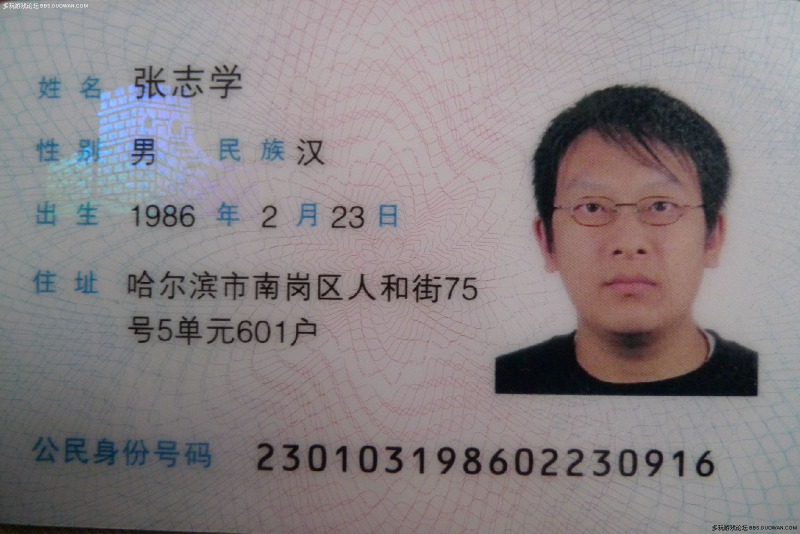
#> input picture tools/idcardocr/test.jpg, 1600 x 1067 px, given in place of idcard_mask.jpg, which was not available (shown at 1/2 size)
$ python idcard_recognize.py   (older library calls are emulated)
#> lines starting #> are read from the running program, lines starting #| are printed output that depends on the picture; pictures that were not available may be replaced by others from this repository, and a replacement may not be noted
### tools/idcardocr/findidcard.py
# -*- coding: utf-8 -*-
import numpy as np
import cv2, time
import idcardocr
from matplotlib import pyplot as plt

class findidcard:
    def __init__(self):
        pass

    #img1为身份证模板, img2为需要识别的图像
    def find(self, img2_name):
        print(u'进入身份证模版匹配流程...')
        img1_name = 'idcard_mask.jpg'
        MIN_MATCH_COUNT = 10
        img1 = cv2.UMat(cv2.imread(img1_name, 0)) # queryImage in Gray
        img1 = self.img_resize(img1, 640)
        # self.showimg(img1)
        #img1 = idocr.hist_equal(img1)
        img2 = cv2.UMat(cv2.imread(img2_name, 0))  # trainImage in Gray
        # print(img2.get().shape)
        img2 = self.img_resize(img2, 1920)
        #img2 = idocr.hist_equal(img2)
        img_org = cv2.UMat(cv2.imread(img2_name))
        img_org = self.img_resize(img_org, 1920)
        #  Initiate SIFT detector
        t1 = round(time.time() * 1000)

        sift = cv2.xfeatures2d.SIFT_create()
        # find the keypoints and descriptors with SIFT
        kp1, des1 = sift.detectAndCompute(img1,None)
        kp2, des2 = sift.detectAndCompute(img2,None)

        FLANN_INDEX_KDTREE = 0
        index_params = dict(algorithm = FLANN_INDEX_KDTREE, trees = 5)
        search_params = dict(checks = 10)

        flann = cv2.FlannBasedMatcher(index_params, search_params)
        matches = flann.knnMatch(des1,des2,k=2)

        # store all the good matches as per Lowe's ratio test.
        #两个最佳匹配之间距离需要大于ratio 0.7,距离过于相似可能是噪声点
        good = []
        for m,n in matches:
            if m.distance < 0.7*n.distance:
                good.append(m)
        #reshape为(x,y)数组
        if len(good)>MIN_MATCH_COUNT:
            src_pts = np.float32([ kp1[m.queryIdx].pt for m in good ]).reshape(-1,1,2)
            dst_pts = np.float32([ kp2[m.trainIdx].pt for m in good ]).reshape(-1,1,2)
            #用HomoGraphy计算图像与图像之间映射关系, M为转换矩阵
            M, mask = cv2.findHomography(src_pts, dst_pts, cv2.RANSAC,5.0)
            matchesMask = mask.ravel().tolist()
            #使用转换矩阵M计算出img1在img2的对应形状
            h,w = cv2.UMat.get(img1).shape
            M_r=np.linalg.inv(M)
            im_r = cv2.warpPerspective(img_org, M_r, (w,h))
            # self.showimg(im_r)
        else:
            print("Not enough matches are found - %d/%d" % (len(good),MIN_MATCH_COUNT))
            matchesMask = None

        # [6 lines of commented-out code are left out]
        t2 = round(time.time() * 1000)
        print(u'查找身份证耗时:%s' % (t2 - t1))
        return im_r


    # [5 lines left out: function showimg, not called in this run]

    def img_resize(self, imggray, dwidth):
        # print 'dwidth:%s' % dwidth
        crop = imggray
        size = crop.get().shape
        height = size[0]
        width = size[1]
        height = height * dwidth / width
        crop = cv2.resize(src=crop, dsize=(dwidth, int(height)), interpolation=cv2.INTER_CUBIC)
        return crop

# [3 lines that do not run on import are left out]
    #idfind.showimg(result)

### tools/idcardocr/idcardocr.py
# -*- coding: utf-8 -*-
from PIL import Image
import pytesseract
import cv2
import numpy as np
import re
from multiprocessing import Pool, Queue, Lock, Process, freeze_support
import time

#pytesseract.pytesseract.tesseract_cmd = 'C:\\Program Files (x86)\\Tesseract-OCR\\tesseract.exe'
x = 1280.00 / 3840.00
pixel_x = int(x * 3840)
print(x, pixel_x)

#mode0:识别姓名，出生日期，身份证号； mode1：识别所有信息
def idcardocr(imgname, mode=1):
        print(u'进入身份证光学识别流程...')
        if mode==1:
            # generate_mask(x)
            img_data_gray, img_org = img_resize_gray(imgname)
            result_dict = dict()
            name_pic = find_name(img_data_gray, img_org)
            # showimg(name_pic)
            # print 'name'
            result_dict['name'] = get_name(name_pic)
            # print result_dict['name']

            sex_pic = find_sex(img_data_gray, img_org)
            # showimg(sex_pic)
            # print 'sex'
            result_dict['sex'] = get_sex(sex_pic)
            # print result_dict['sex']

            nation_pic = find_nation(img_data_gray, img_org)
            # showimg(nation_pic)
            # print 'nation'
            result_dict['nation'] = get_nation(nation_pic)
            # print result_dict['nation']

            address_pic = find_address(img_data_gray, img_org)
            # showimg(address_pic)
            # print 'address'
            result_dict['address'] = get_address(address_pic)
            # print result_dict['address']

            idnum_pic = find_idnum(img_data_gray, img_org)
            # showimg(idnum_pic)
            # print 'idnum'
            result_dict['idnum'], result_dict['birth'] = get_idnum_and_birth(idnum_pic)
            # print result_dict['idnum']
        elif mode==0:
            # generate_mask(x)
            img_data_gray, img_org = img_resize_gray(imgname)
            result_dict = dict()
            name_pic = find_name(img_data_gray, img_org)
            # showimg(name_pic)
            # print 'name'
            result_dict['name'] = get_name(name_pic)
            # print result_dict['name']

            idnum_pic = find_idnum(img_data_gray, img_org)
            # showimg(idnum_pic)
            # print 'idnum'

            result_dict['idnum'], result_dict['birth'] = get_idnum_and_birth(idnum_pic)
            result_dict['sex']=''
            result_dict['nation']=''
            result_dict['address']=''

        else:
            print(u"模式选择错误！")

        #showimg(img_data_gray)
        return result_dict

# [38 lines left out: functions generate_mask, img_resize_x, not called in this run]

#idcardocr里面resize以高度为依据, 用于get部分
def img_resize(imggray, dheight):
        # print 'dheight:%s' % dheight
        crop = imggray
        size = crop.get().shape
        height = size[0]
        width = size[1]
        width = width * dheight / height
        crop = cv2.resize(src=crop, dsize=(int(width), dheight), interpolation=cv2.INTER_CUBIC)
        return crop

def img_resize_gray(imgorg):

        #imgorg = cv2.imread(imgname)
        crop = imgorg
        size = cv2.UMat.get(crop).shape
        # print size
        height = size[0]
        width = size[1]
        # 参数是根据3840调的
        height = int(height * 3840 * x / width)
        # print height
        crop = cv2.resize(src=crop, dsize=(int(3840 * x), height), interpolation=cv2.INTER_CUBIC)
        return hist_equal(cv2.cvtColor(crop, cv2.COLOR_BGR2GRAY)), crop

def find_name(crop_gray, crop_org):
        template = cv2.UMat(cv2.imread('name_mask_%s.jpg'%pixel_x, 0))
        # showimg(crop_org)
        w, h = cv2.UMat.get(template).shape[::-1]
        res = cv2.matchTemplate(crop_gray, template, cv2.TM_CCOEFF_NORMED)
        min_val, max_val, min_loc, max_loc = cv2.minMaxLoc(res)
        # print(max_loc)
        top_left = (max_loc[0] + w, max_loc[1] - int(20*x))
        bottom_right = (top_left[0] + int(700*x), top_left[1] + int(300*x))
        result = cv2.UMat.get(crop_org)[top_left[1]:bottom_right[1], top_left[0]:bottom_right[0]]
        cv2.rectangle(crop_gray, top_left, bottom_right, 255, 2)
        # showimg(result)
        return cv2.UMat(result)

# [110 lines left out: functions find_sex, find_nation, find_address, find_idnum, showimg, not called in this run]

#psm model:
#  0    Orientation and script detection (OSD) only.
#  1    Automatic page segmentation with OSD.
#  2    Automatic page segmentation, but no OSD, or OCR.
#  3    Fully automatic page segmentation, but no OSD. (Default)
#  4    Assume a single column of text of variable sizes.
#  5    Assume a single uniform block of vertically aligned text.
#  6    Assume a single uniform block of text.
#  7    Treat the image as a single text line.
#  8    Treat the image as a single word.
#  9    Treat the image as a single word in a circle.
#  10    Treat the image as a single character.
#  11    Sparse text. Find as much text as possible in no particular order.
#  12    Sparse text with OSD.
#  13    Raw line. Treat the image as a single text line,
# 			bypassing hacks that are Tesseract-specific

def get_name(img):
        #    cv2.imshow("method3", img)
        #    cv2.waitKey()
        _, _, red = cv2.split(img) #split 会自动将UMat转换回Mat
        red = cv2.UMat(red)
        red = hist_equal(red)
        red = cv2.adaptiveThreshold(red, 255, cv2.ADAPTIVE_THRESH_MEAN_C, cv2.THRESH_BINARY, 151, 50)
        #    red = cv2.medianBlur(red, 3)
        red = img_resize(red, 150)
        img = img_resize(img, 150)
        # [4 lines of commented-out code are left out]
        return get_result_vary_length(red, 'chi_sim', img, '-psm 7')
        # return punc_filter(pytesseract.image_to_string(img, lang='chi_sim', config='-psm 13').replace(" ",""))

# [127 lines left out: functions get_sex, get_nation, get_address, get_idnum_and_birth, get_result_fix_length, not called in this run]

def get_result_vary_length(red, langset, org_img, custom_config=''):
    # cv2.fastNlMeansDenoising(red, red, 4, 7, 35)
    rec, red = cv2.threshold(red, 127, 255, cv2.THRESH_BINARY_INV)
    image, contours, hierarchy = cv2.findContours(red, cv2.RETR_TREE, cv2.CHAIN_APPROX_SIMPLE)
    # print(len(contours))
    # 描边一次可以减少噪点
    cv2.drawContours(red, contours, -1, (255, 255, 255), 1)
    color_img = cv2.cvtColor(red, cv2.COLOR_GRAY2BGR)
    numset_contours = []
    height_list=[]
    width_list=[]
    for cnt in contours:
        x, y, w, h = cv2.boundingRect(cnt)
        height_list.append(h)
        # print(h,w)
        width_list.append(w)
    height_list.remove(max(height_list))
    width_list.remove(max(width_list))
    height_threshold = 0.70*max(height_list)
    width_threshold = 1.4 * max(width_list)
    # print('height_threshold:'+str(height_threshold)+'width_threshold:'+str(width_threshold))
    big_rect=[]
    for cnt in contours:
        x, y, w, h = cv2.boundingRect(cnt)
        if h > height_threshold and w < width_threshold:
            # print(h,w)
            numset_contours.append((x, y, w, h))
            big_rect.append((x, y))
            big_rect.append((x + w, y + h))
    big_rect_nparray = np.array(big_rect, ndmin=3)
    x, y, w, h = cv2.boundingRect(big_rect_nparray)
    # imgrect = cv2.rectangle(color_img, (x, y), (x + w, y + h), (0, 255, 0), 2)
    # showimg(imgrect)
    # showimg(cv2.UMat.get(org_img)[y:y + h, x:x + w])

    result_string = ''
    result_string += pytesseract.image_to_string(cv2.UMat.get(org_img)[y:y + h, x:x + w], lang=langset,
                                                 config=custom_config)
    # numset_contours.sort(key=lambda num: num[0])
    # for x, y, w, h in numset_contours:
    #     result_string += pytesseract.image_to_string(cv2.UMat.get(color_img)[y:y + h, x:x + w], lang=langset, config=custom_config)
    return punc_filter(result_string)


# [9 lines left out: function punc_filter, not called in this run]

#这里使用直方图拉伸，不是直方图均衡
def hist_equal(img):
        # [6 lines of commented-out code are left out]

        image = img.get() #UMat to Mat
        # result = cv2.equalizeHist(image)
        lut = np.zeros(256, dtype = image.dtype )#创建空的查找表
        #lut = np.zeros(256)
        hist= cv2.calcHist([image], #计算图像的直方图
                            [0], #使用的通道
                            None, #没有使用mask
                           [256], #it is a 1D histogram
                           [0,256])
        minBinNo, maxBinNo = 0, 255
        #计算从左起第一个不为0的直方图柱的位置
        for binNo, binValue in enumerate(hist):
            if binValue != 0:
                minBinNo = binNo
                break
        #计算从右起第一个不为0的直方图柱的位置
        for binNo, binValue in enumerate(reversed(hist)):
            if binValue != 0:
                maxBinNo = 255-binNo
                break
        #print minBinNo, maxBinNo
        #生成查找表
        for i,v in enumerate(lut):
            if i < minBinNo:
                lut[i] = 0
            elif i > maxBinNo:
                lut[i] = 255
            else:
                lut[i] = int(255.0*(i-minBinNo)/(maxBinNo-minBinNo)+0.5)
        #计算,调用OpenCV cv2.LUT函数,参数 image --  输入图像，lut -- 查找表
        #print lut
        result = cv2.LUT(image, lut)
        #print type(result)
        #showimg(result)
        return cv2.UMat(result)

# [3 lines that do not run on import are left out]
    # for i in range(15):
    #     idocr = idcardocr(cv2.UMat(cv2.imread('testimages/%s.jpg'%(i+1))))
    #     print(idocr['idnum'])

### tools/idcardocr/idcard_recognize.py
# -*- coding: utf-8 -*-
import idcardocr
import findidcard
import json
from http.server import BaseHTTPRequestHandler, HTTPServer
import socketserver
import cv2, time
import uuid
import cgi

# [10 lines left out: function process, not called in this run]
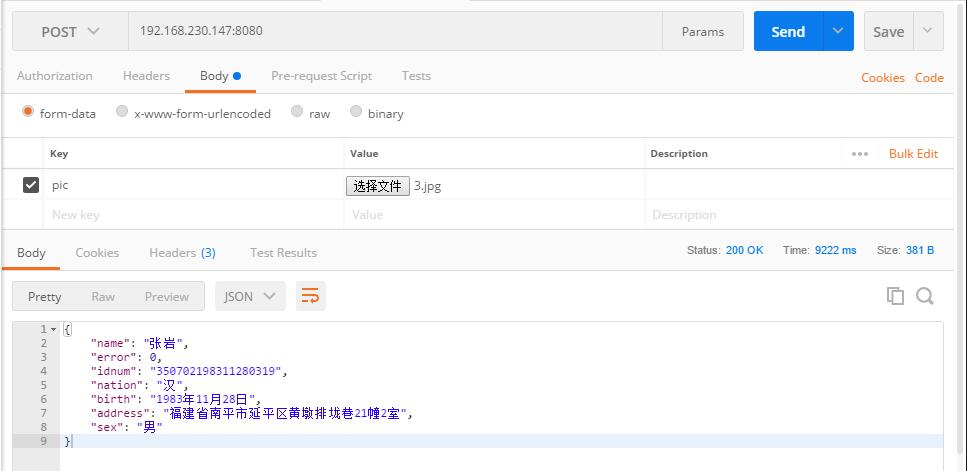
#> input picture tools/idcardocr/postman.jpg, 967 x 471 px, given in place of yEytk5G4FTseYMGRZRAXN3thllA0mFoiCnh2q7SspZBIT__amOyYsf13.jpg, which was not available
#> in find, `kp1, des1 = sift.detectAndCompute(img1,None)`: kp1 = 981 keypoints; strongest (x, y, size): (583, 296, 31.7), (587, 420, 1.8), (544, 363, 5), (581, 422, 2.5)
#> in find, `kp2, des2 = sift.detectAndCompute(img2,None)`: kp2 = 5082 keypoints; strongest (x, y, size): (779, 359, 1.9), (345, 775, 1.9), (608, 810, 2.4), (715, 365, 2.3)
#> in find, `matches = flann.knnMatch(des1,des2,k=2)`: matches = 981 matches
#> after the loop in find, `for m,n in matches:`: good = 12 matches
#> in find, `src_pts = np.float32([ kp1[m.queryIdx].pt for m in good ]).reshape(-1,..`: src_pts = [[112.4, 64.78], [113, 123.8], [114.1, 68.7], [114.3, 55.61], [153.3, 165.6], [182.9, 179.1], [208.1, 372.2], [243.9, 165.6], [247.6, 113.2], [290, 378], [376.3, 366.5], [458.8, 375.5]]
#> in find, `dst_pts = np.float32([ kp2[m.trainIdx].pt for m in good ]).reshape(-1,..`: dst_pts = [[301.5, 680.6], [292.6, 853.3], [304.1, 684.1], [304, 672.1], [1620.7, 501.3], [741.3, 379.5], [84.78, 687.1], [424.6, 785.9], [334.2, 755.7], [1790, 55.91], [84.97, 846.5], [86.32, 815.4]]
#> in find, `M, mask = cv2.findHomography(src_pts, dst_pts, cv2.RANSAC,5.0)`: M = [[5.35, -5.6, 164.1], [7.18, -11.75, 862.6], [0.0136, -0.0184, 1]]; mask = [1, 1, 1, 1, 1, 1, 0, 0, 0, 0, 0, 0]
#> in find, `M_r=np.linalg.inv(M)`: M_r = [[3.58, 2.26, -2536.5], [3.94, 2.73, -3001.4], [0.0238, 0.0195, -19.76]]
        result_dict = idcardocr.idcardocr(idcard_img)
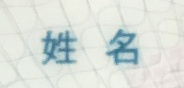
#> input picture tools/idcardocr/name_mask_1280.jpg, 184 x 88 px
#> in find_name, `min_val, max_val, min_loc, max_loc = cv2.minMaxLoc(res)`: min_val = -0.261; max_val = 0.394; min_loc = (490, 239); max_loc = (845, 359)
#> in find_name, `top_left = (max_loc[0] + w, max_loc[1] - int(20*x))`: top_left = (1029, 353)
#> in find_name, `bottom_right = (top_left[0] + int(700*x), top_left[1] + int(300*x))`: bottom_right = (1262, 453)
#> in find_name, `result = cv2.UMat.get(crop_org)[top_left[1]:bottom_right[1], top_left[..`:
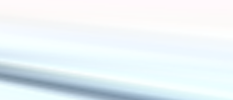
#> result: shape (100, 233, 3); mean of channels 0, 1, 2 246.7, 242.7, 234.2; drawn as B, G, R
        result_dict['error'] = 0
    except Exception as e:
        result_dict = {'error':1}
        print(e)
    return result_dict

#SocketServer.ForkingMixIn, SocketServer.ThreadingMixIn
class ForkingServer(socketserver.ForkingMixIn, HTTPServer):
    pass

class S(BaseHTTPRequestHandler):
    # [4 lines left out: function _set_headers, not called in this run]

    def do_GET(self):
        self._set_headers()
        # self.wfile.write("<html><body><h1>hi!</h1></body></html>")

    def do_HEAD(self):
        self._set_headers()

    # [25 lines left out: functions do_POST, http_server, not called in this run]

if __name__=="__main__":
    # /usr/local/Cellar/tesseract/3.05.02/share/tessdata/
    import idcard_recognize
    import profile
    def run():
        res = idcard_recognize.process('testimages/8nbSJPQIyEytk5G4FTseYMGRZRAXN3thllA0mFoiCnh2q7SspZBIT__amOyYsf13.jpg')
        print(res)

    profile.run("run()")

    # [18 lines of commented-out code are left out]
